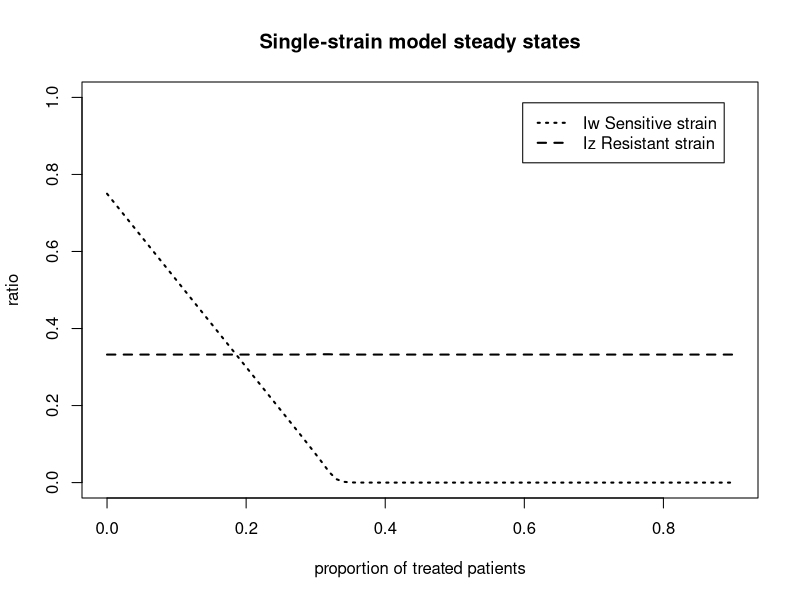
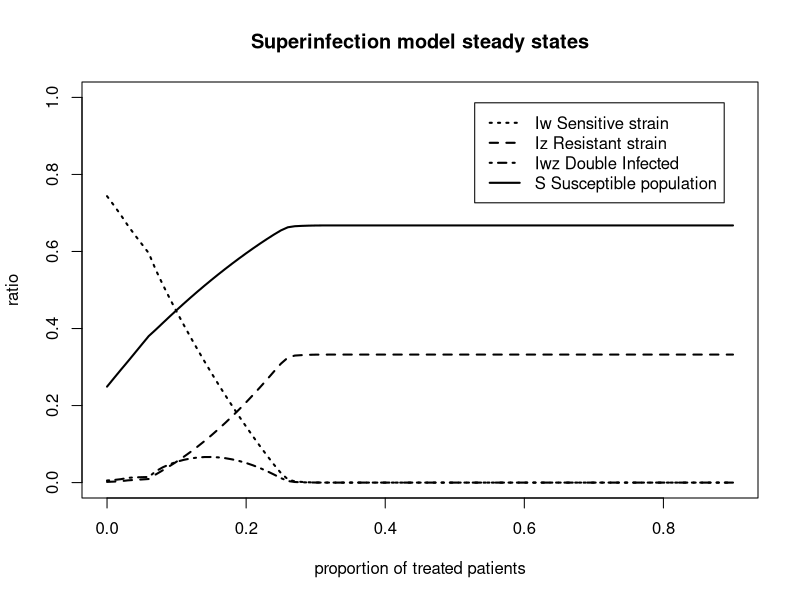
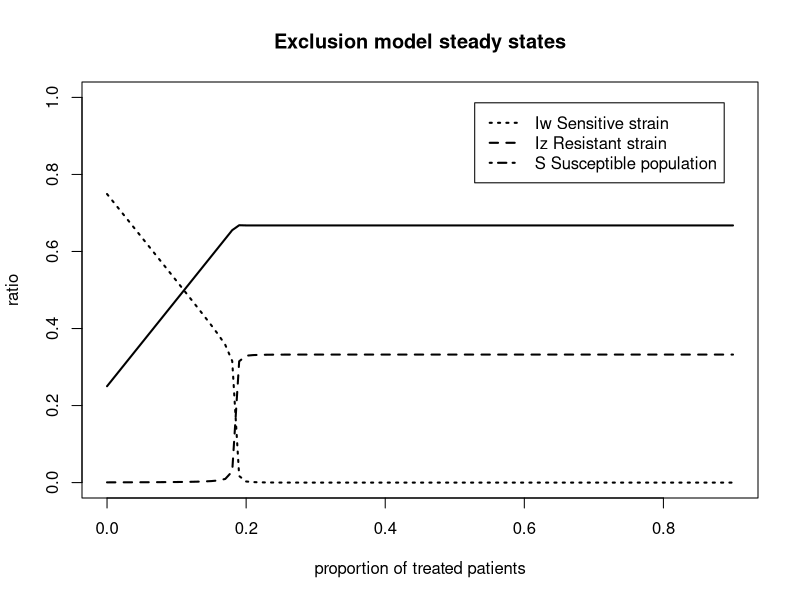
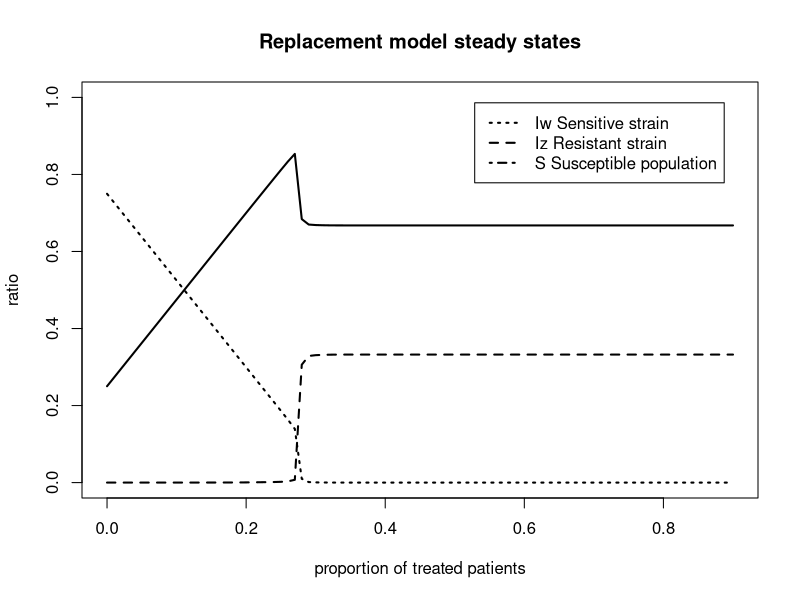
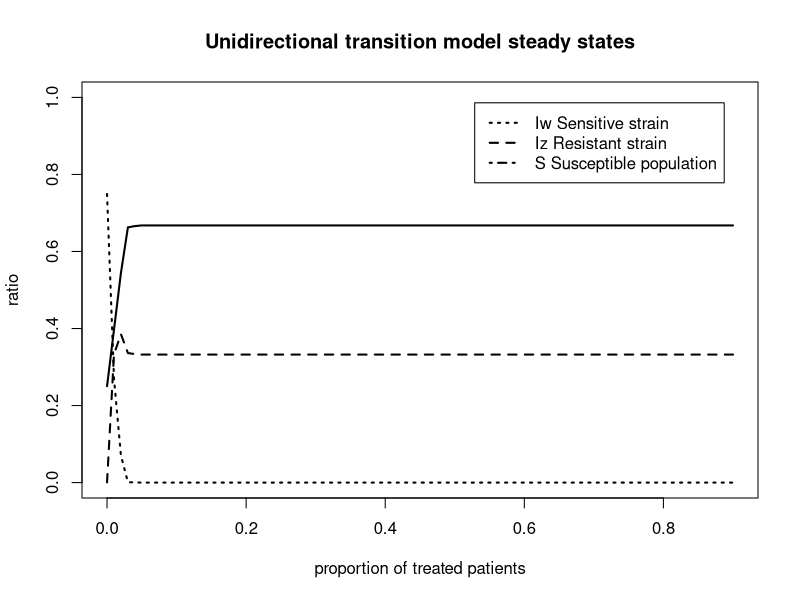
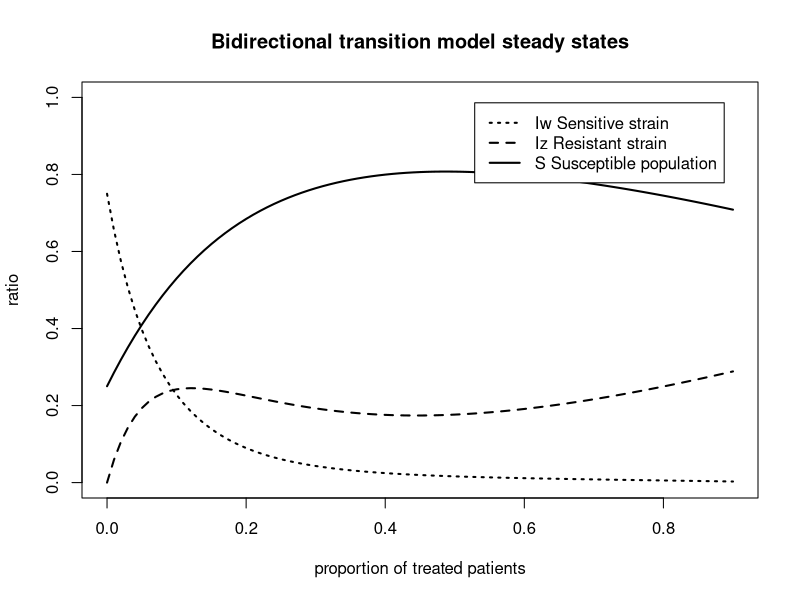

These figures' R source, in order:
## ---- chunk 1
library(deSolve)
options("scipen" = 10)
N <- 1
a <- 20000
pbeta_w <- 0.04
pbeta_z <- 0.015
pgammaa <- 0.01
pgamma_tilt <- 0.1
pq <- 0.5
prho <- 0.5
pphi <- 0.05
peps <- 0.15
m <- 1
prop <- 0.01
conv_crit=0.00001
pepsi <- seq(0, 0.90, by=0.01)
tab <- matrix(data=NA, nrow=length(pepsi), ncol=5)

## ---- chunk 2

parameters <- c(beta_w=pbeta_w, beta_z=pbeta_z, gamma=pgammaa, gamma_prim=pgamma_tilt, eps=peps)
state <- c(S1=1-prop, S2=1-prop, Iw=prop, Iz=prop)
times=seq(0, a, by=m)


SIS_single_strain=function(times, state, parameters){
  with(as.list(c(state,parameters)),
    {dS1 = - beta_w*Iw*S1 + gamma*(1-eps)*Iw + gamma_prim*eps*Iw
      dS2 = - beta_z*Iz*S2 + gamma*Iz
      dIw = beta_w*Iw*S1 - gamma*(1-eps)*Iw - gamma_prim*eps*Iw
      dIz = beta_z*Iz*S2 - gamma*Iz
      list(c(dS1, dS2, dIw, dIz))
      return(list(c(dS1, dS2, dIw, dIz)))
    })
}


root_sis=function(times, state, parameters){
  dstate <- unlist(SIS_single_strain(times, state, parameters))
  sum(abs(dstate)) - conv_crit}

  
  
exploit_param=function(x) {
  parameters[5] <- x
  out <- lsodar(func=SIS_single_strain, y=state, parms=parameters, times=times, rootfunc=root_sis)
  return(tail(out, n=1))
}

steady <- do.call(rbind, lapply(pepsi, exploit_param))
steady <- unlist(steady)

steady_time <- steady[,1]
steady_S1 <- steady[,2]
steady_S2 <- steady[,3]
steady_Iw <- steady[,4]
steady_Iz <- steady[,5]

## ---- chunk 3

plot(pepsi, steady_Iw, main="Single-strain model steady states", xlab="proportion of treated patients", ylab="ratio", ylim=c(0,1), lty=3, lwd=2, type="l")

lines(pepsi, steady_Iz, lty=2, lwd=2)

legend("topright" , inset=.05, c("Iw Sensitive strain", "Iz Resistant strain" ), lty=c(3,2), lwd=c(2,2))

## ---- chunk 4

parameters <- c(beta_w=pbeta_w, beta_z=pbeta_z, gamma=pgammaa, gamma_prim=pgamma_tilt, eps=peps, q=pq )

state <- c(S=1-2*prop, Iw=prop, Iz=prop, Iwz=0)

times = seq(0, a, by=m)

SIS_sup=function(times, state, parameters){
  with(as.list(c(state,parameters)),
       {dS = - beta_w*(Iw+q*Iwz)*S - beta_z*(Iz+q*Iwz)*S + gamma*(1-eps)*Iw + gamma_prim*eps*Iw + gamma*Iz
        dIw = beta_w*(Iw+q*Iwz)*S + gamma*Iwz - beta_z*(Iz+q*Iwz)*Iw - gamma*(1-eps)*Iw - gamma_prim*eps*Iw 
        dIz = beta_z*(Iz+q*Iwz)*S + gamma*(1-eps)*Iwz + gamma_prim*eps*Iwz - beta_w*(Iw+q*Iwz)*Iz - gamma*Iz 
        dIwz = beta_w*(Iw+q*Iwz)*Iz + beta_z*(Iz+q*Iwz)*Iw - gamma*Iwz - gamma*(1-eps)*Iwz - gamma_prim*eps*Iwz
        list(c(dS, dIw, dIz, dIwz))
       })
  }

root_sup=function(times, state, parameters){
  dstate <- unlist(SIS_sup(times, state, parameters))
  sum(abs(dstate)) - conv_crit
  }

  
  
exploit_param_sup=function(x) {
  parameters[5] <- x
  out <- lsodar(func=SIS_sup, y=state, parms=parameters, times=times, rootfunc=root_sup)
  return(tail(out, n=1))
  }

steady_sup <- do.call(rbind, lapply(pepsi, exploit_param_sup))
steady_sup <- unlist(steady_sup)

steady_time_sup <- steady_sup[,1]
steady_S_sup <- steady_sup[,2]
steady_Iw_sup <- steady_sup[,3]
steady_Iz_sup <- steady_sup[,4]
steady_Iwz_sup <- steady_sup[,5]

## ---- chunk 5
plot(pepsi, steady_Iw_sup, main="Superinfection model steady states", xlab="proportion of treated patients", ylab="ratio", ylim=c(0,1), lty=3, lwd=2, type="l")

lines(pepsi, steady_Iz_sup, lty=2, lwd=2)
lines(pepsi, steady_S_sup, lty=1, lwd=2)
lines(pepsi, steady_Iwz_sup, lty=4, lwd=2)

legend("topright" , inset=.05, c("Iw Sensitive strain", "Iz Resistant strain", "Iwz Double Infected", "S Susceptible population" ), lty=c(3,2,4,1), lwd=c(2,2,2,2))

## ---- chunk 6

parameters <- c(beta_w=pbeta_w, beta_z=pbeta_z, gamma=pgammaa, gamma_prim=pgamma_tilt, eps=peps)

state <- c(S=1-2*prop, Iw=prop, Iz=prop)

times=seq(0, a, by=m)

SIS_exc=function(times, state, parameters){
  with(as.list(c(state,parameters)),
       {dS = - beta_w*Iw*S - beta_z*Iz*S + gamma*(1-eps)*Iw + gamma_prim*eps*Iw + gamma*Iz
        dIw = beta_w*Iw*S - gamma*(1-eps)*Iw - gamma_prim*eps*Iw
        dIz = beta_z*Iz*S - gamma*Iz
        list(c(dS, dIw, dIz))
       })
}


root_exc=function(times, state, parameters){
  dstate <- unlist(SIS_exc(times, state, parameters))
  sum(abs(dstate)) - conv_crit
  }

  
  
exploit_param_exc=function(x) {
  parameters[5] <- x
  out <- lsodar(func=SIS_exc, y=state, parms=parameters, times=times, rootfunc=root_exc)
  return(tail(out, n=1))
  }

steady_exc <- do.call(rbind, lapply(pepsi, exploit_param_exc))
steady_exc <- unlist(steady_exc)

steady_time_exc <- steady_exc[,1]
steady_S_exc <- steady_exc[,2]
steady_Iw_exc <- steady_exc[,3]
steady_Iz_exc <- steady_exc[,4]

## ---- chunk 7
plot(pepsi, steady_Iw_exc, main="Exclusion model steady states", xlab="proportion of treated patients", ylab="ratio", ylim=c(0,1), lty=3, lwd=2, type="l")

lines(pepsi, steady_Iz_exc, lty=2, lwd=2)
lines(pepsi, steady_S_exc, lty=1, lwd=2)

legend("topright" , inset=.05, c("Iw Sensitive strain", "Iz Resistant strain", "S Susceptible population" ), lty=c(3,2,4), lwd=c(2,2,2))

## ---- chunk 8

parameters <- c(beta_w=pbeta_w, beta_z=pbeta_z, gamma=pgammaa, gamma_prim=pgamma_tilt, eps=peps)

state <- c(S=1-2*prop, Iw=prop, Iz=prop)

times=seq(0, a, by=m)

SIS_rep=function(times, state, parameters){
  with(as.list(c(state,parameters)),
       {dS = - beta_w*Iw*S - beta_z*Iz*S + gamma*(1-eps)*Iw + gamma_prim*eps*Iw + gamma*Iz
        dIw = beta_w*Iw*S - gamma*(1-eps)*Iw - gamma_prim*eps*Iw + (beta_w-beta_z)*Iw*Iz
        dIz = beta_z*Iz*S - gamma*Iz - (beta_w-beta_z)*Iw*Iz
        list(c(dS, dIw, dIz))
       })
}


root_rep=function(times, state, parameters){
  dstate <- unlist(SIS_rep(times, state, parameters))
  sum(abs(dstate)) - conv_crit
  }

  
  
exploit_param_rep=function(x) {
  parameters[5] <- x
  out <- lsodar(func=SIS_rep, y=state, parms=parameters, times=times, rootfunc=root_rep)
  return(tail(out, n=1))
  }

steady_rep <- do.call(rbind, lapply(pepsi, exploit_param_rep))
steady_rep <- unlist(steady_rep)

steady_time_rep <- steady_rep[,1]
steady_S_rep <- steady_rep[,2]
steady_Iw_rep <- steady_rep[,3]
steady_Iz_rep <- steady_rep[,4]

## ---- chunk 9
plot(pepsi, steady_Iw_rep, main="Replacement model steady states", xlab="proportion of treated patients", ylab="ratio", ylim=c(0,1), lty=3, lwd=2, type="l")

lines(pepsi, steady_Iz_rep, lty=2, lwd=2)
lines(pepsi, steady_S_rep, lty=1, lwd=2)

legend("topright" , inset=.05, c("Iw Sensitive strain", "Iz Resistant strain", "S Susceptible population" ), lty=c(3,2,4), lwd=c(2,2,2))

## ---- chunk 10

parameters <- c(beta_w=pbeta_w, beta_z=pbeta_z, gamma=pgammaa, gamma_prim=pgamma_tilt, eps=peps, rho=prho )

state <- c(S=1-2*prop, Iw=prop, Iz=prop)

times=seq(0, a, by=m)

SIS_uni=function(times, state, parameters){
  with(as.list(c(state,parameters)),
       {dS = - beta_w*Iw*S - beta_z*Iz*S + gamma*(1-eps)*Iw + gamma_prim*eps*Iw + gamma*Iz
        dIw = beta_w*Iw*S - gamma*(1-eps)*Iw - gamma_prim*eps*Iw - rho*eps*Iw
        dIz = beta_z*Iz*S - gamma*Iz + rho*eps*Iw
        list(c(dS, dIw, dIz))
       })
}


root_uni=function(times, state, parameters){
  dstate <- unlist(SIS_uni(times, state, parameters))
  sum(abs(dstate)) - conv_crit
  }

  
  
exploit_param_uni=function(x) {
  parameters[5] <- x
  out <- lsodar(func=SIS_uni, y=state, parms=parameters, times=times, rootfunc=root_uni)
  return(tail(out, n=1))
  }

steady_uni <- do.call(rbind, lapply(pepsi, exploit_param_uni))
steady_uni <- unlist(steady_uni)

steady_time_uni <- steady_uni[,1]
steady_S_uni <- steady_uni[,2]
steady_Iw_uni <- steady_uni[,3]
steady_Iz_uni <- steady_uni[,4]

## ---- chunk 11
plot(pepsi, steady_Iw_uni, main="Unidirectional transition model steady states", xlab="proportion of treated patients", ylab="ratio", ylim=c(0,1), lty=3, lwd=2, type="l")

lines(pepsi, steady_Iz_uni, lty=2, lwd=2)
lines(pepsi, steady_S_uni, lty=1, lwd=2)

legend("topright" , inset=.05, c("Iw Sensitive strain", "Iz Resistant strain", "S Susceptible population" ), lty=c(3,2,4), lwd=c(2,2,2))

## ---- chunk 12

parameters <- c(beta_w=pbeta_w, beta_z=pbeta_z, gamma=pgammaa, gamma_prim=pgamma_tilt, eps=peps, rho=prho, phi=pphi )

state <- c(S=1-2*prop, Iw=prop, Iz=prop)

times=seq(0, a, by=m)

SIS_bidir=function(times, state, parameters){
  with(as.list(c(state,parameters)),
       {dS = - beta_w*Iw*S - beta_z*Iz*S + gamma*(1-eps)*Iw + gamma_prim*eps*Iw + gamma*Iz
        dIw = beta_w*Iw*S - gamma*(1-eps)*Iw - gamma_prim*eps*Iw - rho*eps*Iw + phi*(1-eps)*Iz
        dIz = beta_z*Iz*S - gamma*Iz + rho*eps*Iw - phi*(1-eps)*Iz
        list(c(dS, dIw, dIz))
       })
}


root_bi=function(times, state, parameters){
  dstate <- unlist(SIS_bidir(times, state, parameters))
  sum(abs(dstate)) - conv_crit
  }

  
  
exploit_param_bi=function(x) {
  parameters[5] <- x
  out <- lsodar(func=SIS_bidir, y=state, parms=parameters, times=times, rootfunc=root_bi)
  return(tail(out, n=1))
  }

steady_bi <- do.call(rbind, lapply(pepsi, exploit_param_bi))
steady_bi <- unlist(steady_bi)

steady_time_bi <- steady_bi[,1]
steady_S_bi <- steady_bi[,2]
steady_Iw_bi <- steady_bi[,3]
steady_Iz_bi <- steady_bi[,4]

## ---- chunk 13
plot(pepsi, steady_Iw_bi, main="Bidirectional transition model steady states", xlab="proportion of treated patients", ylab="ratio", ylim=c(0,1), lty=3, lwd=2, type="l")

lines(pepsi, steady_Iz_bi, lty=2, lwd=2)
lines(pepsi, steady_S_bi, lty=1, lwd=2)

legend("topright" , inset=.05, c("Iw Sensitive strain", "Iz Resistant strain", "S Susceptible population" ), lty=c(3,2,1), lwd=c(2,2,2))
